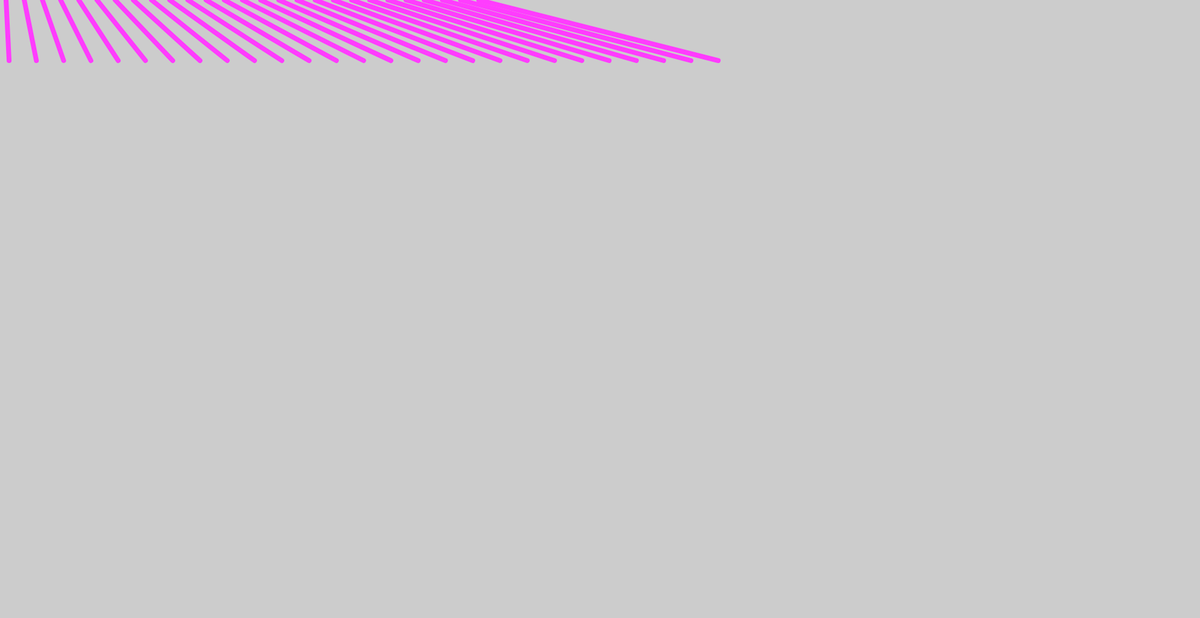
Frame 1 (no input)
Frame 60 (no input): identical to frame 1, image omitted
Frame 120 (the mouse pressed at the canvas centre since frame 60): identical to frame 1, image omitted

The p5.js sketch that drew this single still picture (run headless with seeded random() and noise() and a simulated clock; from frame 60 on, the mouse is pressed at the canvas centre):

// p5.js sketch
// ── sketch.js
//  Variables:


function setup() {
    createCanvas(1980, 1020);
    strokeWeight(8);
}

function draw() {
    background(204);

    // line(x1,y1,x2,y2);
    // Loops for the same lines:
    stroke(300, 60, 254);
    for (var i = 10; i < 800; i += 30) {
        line(i, 0, i + i / 2, 100);
    }











}
